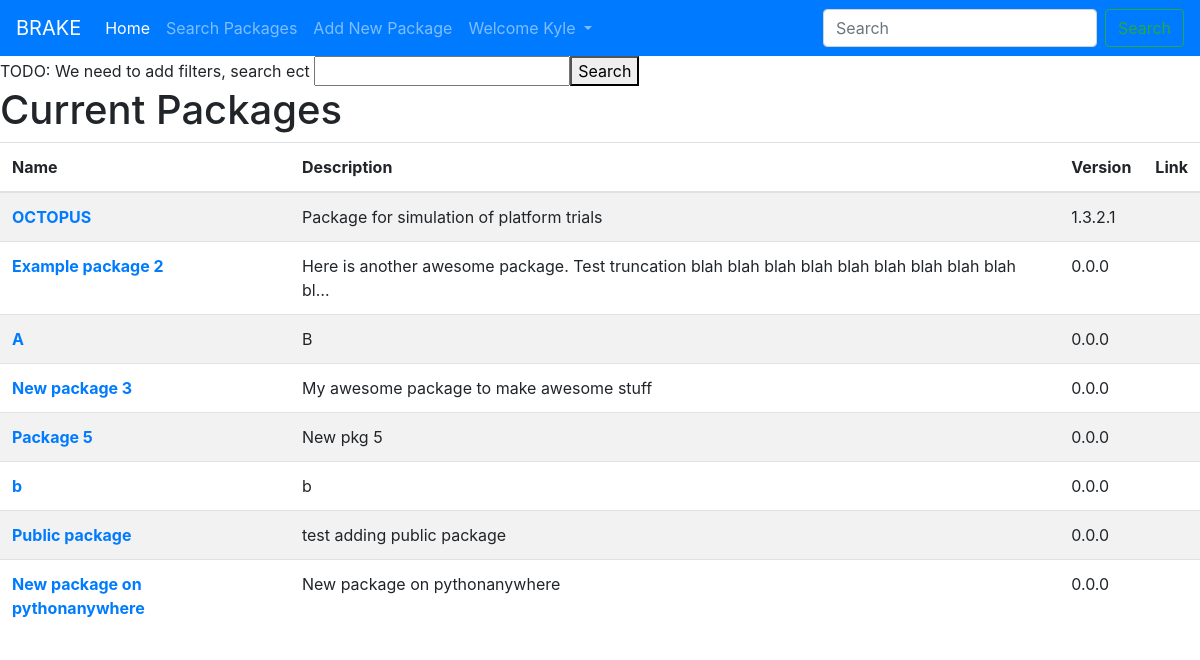
Screenshot of /CurrentPackages/ (signed in) with the database file from the repository.
### brake_secure/models.py (models this page shows, shortened)
class RPack( models.Model ):
    created = models.DateTimeField( auto_now_add=True)  # This is the date the record was added and is not something we can change, set automatically
    name = models.CharField( max_length = 100)
    description = models.TextField( blank = True )
    autor = models.TextField( blank = True )
    maintainer = models.TextField( blank = True )
    keywords = models.TextField( blank = True )
    cranLink = models.URLField( blank = True )
    website = models.URLField( blank = True )
    versionMajor = models.IntegerField( default = 0 )
    versionMinor =  models.IntegerField(  default = 0)
    versionPatch = models.IntegerField( default = 0 )
    versionBuild = models.IntegerField( default = 0)
    approved = models.BooleanField(  default = False)                     # Whenever a new package is added somone needs to reveiw and approve
    user = models.ForeignKey( User, on_delete= models.CASCADE ) # User that the package belongs do in this system, eg the owner of this recor
    last_version_date = models.DateTimeField( null=True, blank = True)
    def versionString( self ):
        if self.versionBuild == 0:
            strBuild = ""
        else:
            strBuild = ".%s" % ( self.versionBuild)
        strVersion = "%s.%s.%s%s" % ( self.versionMajor, self.versionMinor, self.versionPatch,strBuild)
        return strVersion

### brake_web/views.py (the view)
# urls.py: path( 'CurrentPackages/', brake_web_views.CurrentPackages, name='CurrentPackages'),
def CurrentPackages(request):
    packages = RPack.objects.all()
    return render( request, 'brake_web/CurrentPackages.html', {'packages':packages})

### brake_web/templates/brake_web/CurrentPackages.html (shortened to what this page needs)
{% extends 'brake_web/base.html'%}
{% block content %}
TODO: We need to add filters, search ect
<input type="text" ></input><button type = "submit">Search</button>
<h1>Current Packages</h1>
<table class="table table-striped">
  <thead>
    <tr>
      <th scope="col">Name</th>
      <th scope="col">Description</th>
      <th scope="col">Version</th>
      <th scope="col">Link</th>
    </tr>
  </thead>
  <tbody>
    {% for pkg in packages %}
      <tr>
        <th scope="row"><a href = "{% url 'ViewPackage' pkg.id %}">{{pkg.name}}</a></th>
        <td>{{pkg.description|truncatechars:100 }}</td>
        <td> {{ pkg.versionString }}</td>
        <td> </td>
      </tr>
    {% endfor %}
  </tbody>
</table>
{% endblock %}

### brake_web/templates/brake_web/base.html (shortened to what this page needs)
<!doctype html>
<html lang="en">
  <head>
    <link rel="stylesheet" href="https://stackpath.bootstrapcdn.com/bootstrap/4.5.0/css/bootstrap.min.css">
  </head>
  <body>
    <nav class="navbar navbar-expand-lg navbar-dark bg-primary">
  <a class="navbar-brand" href="#">BRAKE</a>
  <div class="collapse navbar-collapse" id="navbarSupportedContent">
    <ul class="navbar-nav mr-auto">
      <li class="nav-item active">
        <a class="nav-link" href="../">Home <span class="sr-only">(current)</span></a>
      </li>
      <li class="nav-item">
        <a class="nav-link" href="/CurrentPackages">Search Packages</a>
      </li>
      <li class="nav-item">
        <a class="nav-link" href="/AddNewPackage">Add New Package</a>
      </li>
      {% if user.is_authenticated %}
            <li class="nav-item dropdown">
              <a class="nav-link dropdown-toggle" href="#" id="navbarDropdown" role="button" data-toggle="dropdown" aria-haspopup="true" aria-expanded="false">
                Welcome {{ user.first_name }}
              </a>
             </li>
      {% endif %}
    </ul>
    <form class="form-inline my-2 my-lg-0">
      <input class="form-control mr-sm-2" type="search" placeholder="Search" aria-label="Search">
      <button class="btn btn-outline-success my-2 my-sm-0" type="submit">Search</button>
    </form>
  </div>
</nav>
    {% block content %}{% endblock %}
  </body>
</html>

### rows the page displays
RPack: name "OCTOPUS", description "Package for simulation of platform trials", versionString "1.3.2.1"
RPack: name "Example package 2", description "Here is another awesome package. Test truncation blah blah blah blah blah blah blah blah blah bl…", versionString "0.0.0"
RPack: name "A", description "B", versionString "0.0.0"
RPack: name "New package 3", description "My awesome package to make awesome stuff", versionString "0.0.0"
RPack: name "Package 5", description "New pkg 5", versionString "0.0.0"
RPack: name "b", description "b", versionString "0.0.0"
RPack: name "Public package", description "test adding public package", versionString "0.0.0"
RPack: name "New package on pythonanywhere", description "New package on pythonanywhere", versionString "0.0.0"

### other values shown
{{ user.first_name }} "Kyle"
